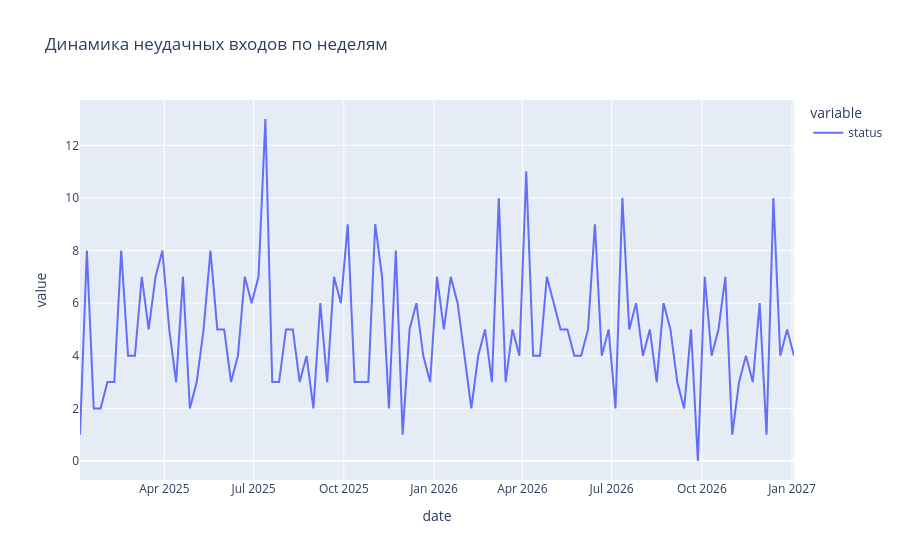

The code cell stored with this chart in its notebook:
### Code cell
px.line(groupby_failure, title='Динамика неудачных входов по неделям')
